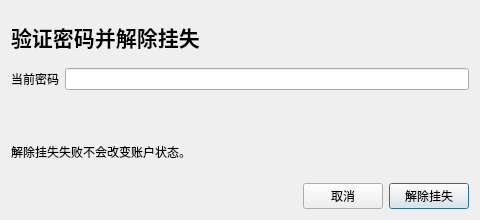
<?xml version="1.0" encoding="UTF-8"?>
<ui version="4.0">
 <class>UnfreezeDialog</class>
 <widget class="QDialog" name="UnfreezeDialog">
  <property name="windowTitle"><string>解除挂失</string></property>
  <property name="minimumSize"><size><width>480</width><height>220</height></size></property>
  <layout class="QVBoxLayout" name="unfreezeDialogLayout">
   <item><widget class="QLabel" name="unfreezeDialogTitleLabel"><property name="font"><font><pointsize>16</pointsize><bold>true</bold></font></property><property name="text"><string>验证密码并解除挂失</string></property></widget></item>
   <item><layout class="QFormLayout" name="unfreezeFormLayout"><item row="0" column="0"><widget class="QLabel" name="unfreezePasswordLabel"><property name="text"><string>当前密码</string></property></widget></item><item row="0" column="1"><widget class="QLineEdit" name="unfreezePasswordEdit"><property name="echoMode"><enum>QLineEdit::Password</enum></property></widget></item></layout></item>
   <item><widget class="QLabel" name="unfreezeMessageLabel"><property name="text"><string>解除挂失失败不会改变账户状态。</string></property><property name="wordWrap"><bool>true</bool></property></widget></item>
   <item><layout class="QHBoxLayout" name="unfreezeButtonLayout"><item><spacer name="unfreezeButtonSpacer"><property name="orientation"><enum>Qt::Horizontal</enum></property><property name="sizeHint" stdset="0"><size><width>40</width><height>20</height></size></property></spacer></item><item><widget class="QPushButton" name="cancelUnfreezeButton"><property name="text"><string>取消</string></property></widget></item><item><widget class="QPushButton" name="confirmUnfreezeButton"><property name="text"><string>解除挂失</string></property><property name="default"><bool>true</bool></property></widget></item></layout></item>
  </layout>
 </widget>
 <resources/>
 <connections/>
</ui>
